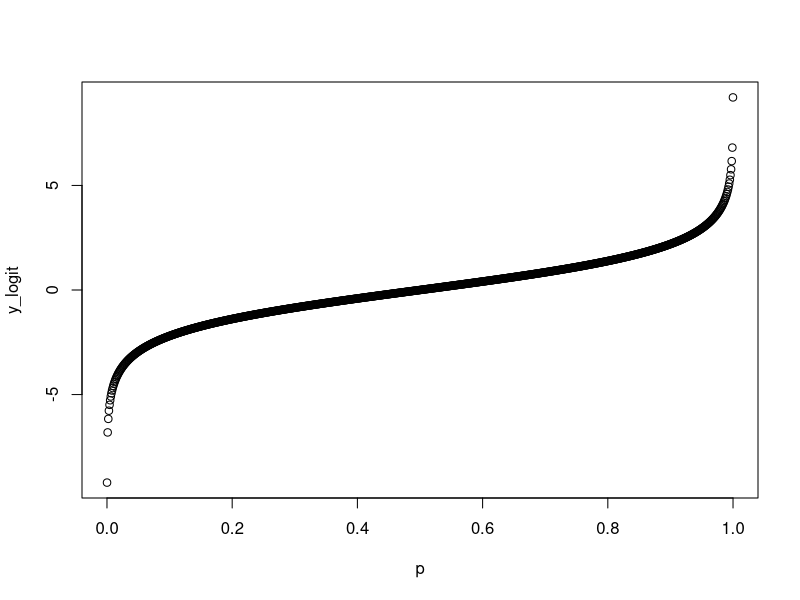
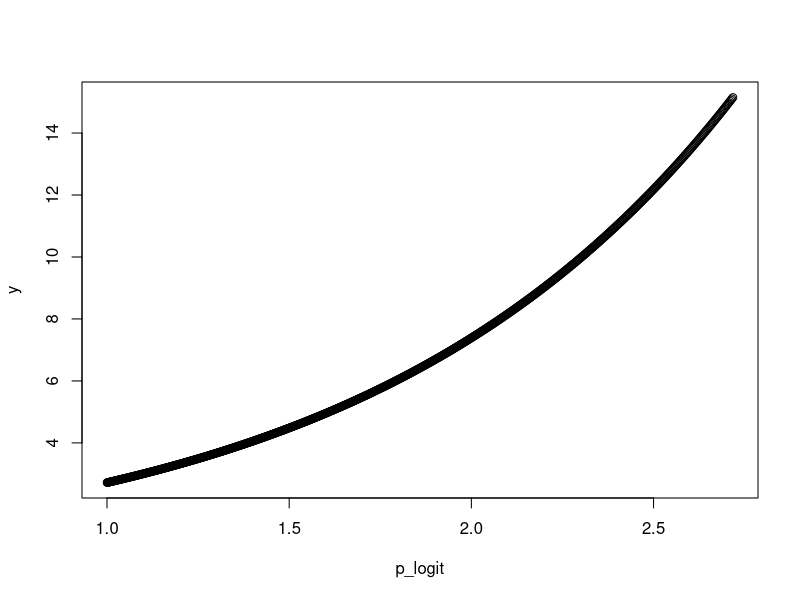

Recreate these plots in R, in order.
## ---- chunk 1
knitr::opts_chunk$set(echo = TRUE)
## ---- chunk 2
pois_fn <- function(x, rate){
  (rate^x) * exp(-rate) / factorial(x)
}  # infinity devided by infinity
pois_fn(100, 200)
pois_fn(200, 150)  # P[x >= 200 | rate = 150]
## ---- chunk 3
pois2_fn <- function(x, rate){
  logFact <- sum (log(1:x) )
  exp( x * log(rate) - rate - logFact )
}
pois2_fn(200, 150)
## ---- chunk 4
pois3_fn <- function(x, rate){
  exp( x * log(rate) - rate - lgamma(x+1))
}
pois3_fn(200, 150)
## ---- chunk 5
dpois(200, 150)
## ---- chunk 6
p <- seq(from = 0.0001, to = 0.9999, length.out = 1000)
y_logit <- log(p/(1-p))
plot(p, y_logit)

p_logit <- exp(p)
y <- exp(p_logit)

plot(p_logit, y)
